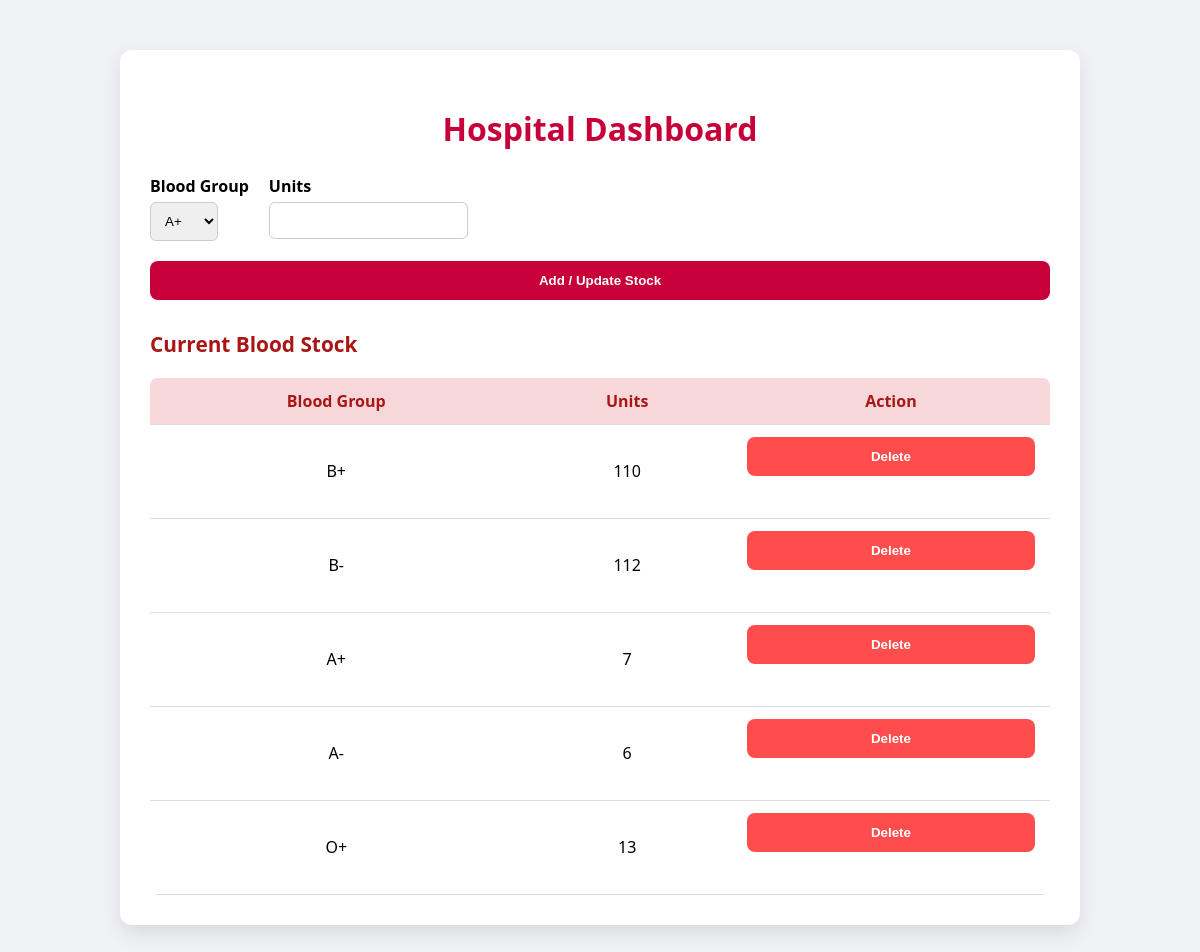
/hospital-dashboard/, run on the app's committed database.
### bloodmanager/models.py (models this page shows, shortened)
class BloodStock(models.Model):
    hospital = models.ForeignKey(Hospital, on_delete=models.CASCADE, null=True, blank=True)
    blood_group = models.CharField(max_length=3, choices=BLOOD_GROUP_CHOICES)
    units = models.PositiveIntegerField(default=0)

### bloodmanager/views.py (the view, shortened to what this page needs)
# urls.py: path('hospital-dashboard/', views.hospital_dashboard, name='hospital-dashboard'),
def hospital_dashboard(request):
    stock = BloodStock.objects.all()
    context = {
        'stock': stock,
        'BLOOD_GROUP_CHOICES': BLOOD_GROUP_CHOICES,  # pass it to template
    }
    return render(request, 'hospital/hospital_dashboard.html', context)

### bloodmanager/templates/hospital/hospital_dashboard.html (shortened to what this page needs)
<!DOCTYPE html>
<html lang="en">
<head>
</head>
<body>
<div class="container">
    <h2>Hospital Dashboard</h2>
    <form method="POST">
        <div>
            <label for="blood_group">Blood Group</label>
            <select name="blood_group" id="blood_group" required>
                {% for group, _ in BLOOD_GROUP_CHOICES %}
                    <option value="{{ group }}">{{ group }}</option>
                {% endfor %}
            </select>
        </div>
        <div>
            <label for="units">Units</label>
            <input type="number" name="units" id="units" min="1" required>
        </div>
        <button type="submit">Add / Update Stock</button>
    </form>
    <h3>Current Blood Stock</h3>
    <table>
        <thead>
            <tr>
                <th>Blood Group</th>
                <th>Units</th>
                <th>Action</th>
            </tr>
        </thead>
        <tbody>
            {% for item in stock %}
            <tr>
                <td>{{ item.blood_group }}</td>
                <td>{{ item.units }}</td>
                <td>
                    <form method="POST" action="{% url 'delete_stock' item.id %}">
                        <button type="submit" style="background:#ff4d4d;">Delete</button>
                    </form>
                </td>
            </tr>
            {% empty %}
            <tr>
                <td colspan="3">No stock available.</td>
            </tr>
            {% endfor %}
        </tbody>
    </table>
</div>
</body>
</html>

### bloodmanager/templates/hospital/hospital_dashboard.html (style rules this page uses)
body { font-family: 'Segoe UI', Tahoma, Geneva, Verdana, sans-serif; background: #f0f2f5; margin: 0; padding: 0; }
.container { max-width: 900px; margin: 50px auto; background: #fff; padding: 30px; border-radius: 12px; box-shadow: 0 8px 20px rgba(0,0,0,0.1); }
h2 { color: #c70039; margin-bottom: 25px; text-align: center; font-size: 2rem; }
h3 { color: #a81616; margin-bottom: 15px; font-size: 1.3rem; }
form { display: flex; gap: 20px; flex-wrap: wrap; margin-bottom: 30px; }
form label { display: block; margin-bottom: 5px; font-weight: 600; }
form select, form input[type=number] { padding: 10px; border-radius: 6px; border: 1px solid #ccc; flex: 1; }
form button { background: #c70039; color: #fff; border: none; padding: 12px 20px; border-radius: 8px; cursor: pointer; font-weight: 600; transition: 0.3s; flex-basis: 100%; }
table { width: 100%; border-collapse: collapse; margin-top: 20px; border-radius: 8px; overflow: hidden; }
th, td { padding: 12px 15px; text-align: center; border-bottom: 1px solid #ddd; }
th { background: #f8d7da; color: #a81616; font-weight: 600; }

### data on the page
BloodStock: blood_group "B+", units "110"
BloodStock: blood_group "B-", units "112"
BloodStock: blood_group "A+", units "7"
BloodStock: blood_group "A-", units "6"
BloodStock: blood_group "O+", units "13"

### other printed values
form field blood_group "A+"
